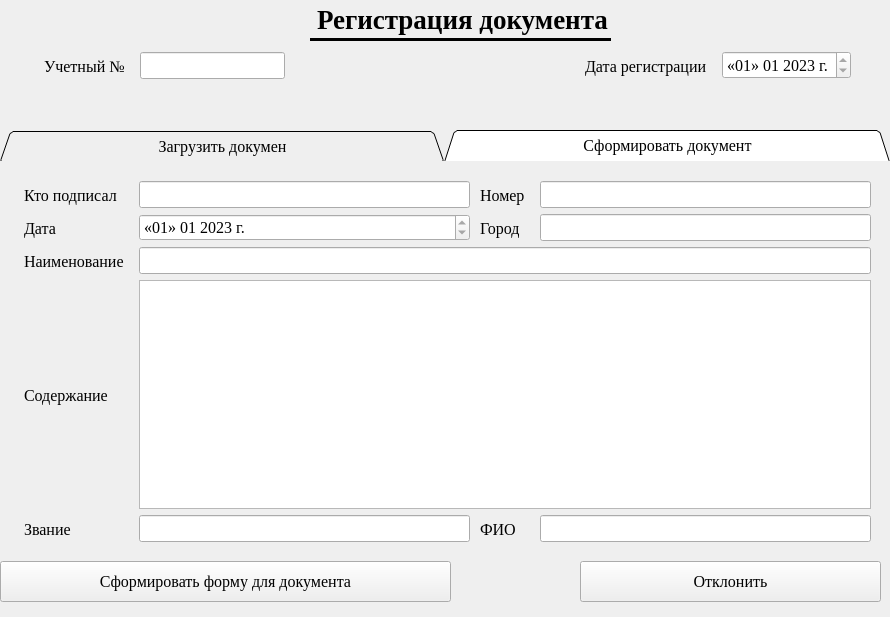
<?xml version="1.0" encoding="UTF-8"?>
<ui version="4.0">
 <class>Form</class>
 <widget class="QWidget" name="Form">
  <property name="geometry">
   <rect>
    <x>0</x>
    <y>0</y>
    <width>890</width>
    <height>617</height>
   </rect>
  </property>
  <property name="windowTitle">
   <string>Form</string>
  </property>
  <widget class="QLabel" name="label_16">
   <property name="geometry">
    <rect>
     <x>310</x>
     <y>0</y>
     <width>301</width>
     <height>41</height>
    </rect>
   </property>
   <property name="font">
    <font>
     <family>Times New Roman</family>
     <pointsize>20</pointsize>
     <weight>75</weight>
     <bold>true</bold>
    </font>
   </property>
   <property name="styleSheet">
    <string notr="true">
border: 3px solid black;
border-left: 0px;
border-right: 0px;
border-top: 0px;</string>
   </property>
   <property name="text">
    <string>Регистрация документа</string>
   </property>
  </widget>
  <widget class="QWidget" name="horizontalLayoutWidget">
   <property name="geometry">
    <rect>
     <x>40</x>
     <y>40</y>
     <width>811</width>
     <height>51</height>
    </rect>
   </property>
   <layout class="QHBoxLayout" name="horizontalLayout">
    <item>
     <widget class="QLabel" name="label_8">
      <property name="font">
       <font>
        <family>Times New Roman</family>
        <pointsize>12</pointsize>
       </font>
      </property>
      <property name="styleSheet">
       <string notr="true">padding: 1 5 0 0;</string>
      </property>
      <property name="text">
       <string>Учетный №</string>
      </property>
     </widget>
    </item>
    <item>
     <widget class="QLineEdit" name="lineEdit_7">
      <property name="font">
       <font>
        <family>Times New Roman</family>
        <pointsize>12</pointsize>
       </font>
      </property>
      <property name="styleSheet">
       <string notr="true"/>
      </property>
      <property name="readOnly">
       <bool>true</bool>
      </property>
     </widget>
    </item>
    <item>
     <spacer name="horizontalSpacer_2">
      <property name="orientation">
       <enum>Qt::Horizontal</enum>
      </property>
      <property name="sizeHint" stdset="0">
       <size>
        <width>40</width>
        <height>20</height>
       </size>
      </property>
     </spacer>
    </item>
    <item>
     <spacer name="horizontalSpacer">
      <property name="orientation">
       <enum>Qt::Horizontal</enum>
      </property>
      <property name="sizeHint" stdset="0">
       <size>
        <width>40</width>
        <height>20</height>
       </size>
      </property>
     </spacer>
    </item>
    <item>
     <widget class="QLabel" name="label_11">
      <property name="font">
       <font>
        <family>Times New Roman</family>
        <pointsize>12</pointsize>
       </font>
      </property>
      <property name="styleSheet">
       <string notr="true">padding: 1 5 0 0;</string>
      </property>
      <property name="text">
       <string>Дата регистрации</string>
      </property>
     </widget>
    </item>
    <item>
     <widget class="QDateEdit" name="dateEdit_2">
      <property name="font">
       <font>
        <family>Times New Roman</family>
        <pointsize>12</pointsize>
       </font>
      </property>
      <property name="dateTime">
       <datetime>
        <hour>0</hour>
        <minute>0</minute>
        <second>0</second>
        <year>2023</year>
        <month>1</month>
        <day>1</day>
       </datetime>
      </property>
      <property name="minimumDateTime">
       <datetime>
        <hour>0</hour>
        <minute>0</minute>
        <second>0</second>
        <year>2022</year>
        <month>1</month>
        <day>1</day>
       </datetime>
      </property>
      <property name="displayFormat">
       <string>«dd» MM yyyy г.</string>
      </property>
     </widget>
    </item>
   </layout>
  </widget>
  <widget class="QTabWidget" name="tabWidget">
   <property name="geometry">
    <rect>
     <x>0</x>
     <y>130</y>
     <width>911</width>
     <height>481</height>
    </rect>
   </property>
   <property name="font">
    <font>
     <family>Times New Roman</family>
     <pointsize>12</pointsize>
     <strikeout>false</strikeout>
     <kerning>true</kerning>
    </font>
   </property>
   <property name="focusPolicy">
    <enum>Qt::TabFocus</enum>
   </property>
   <property name="layoutDirection">
    <enum>Qt::LeftToRight</enum>
   </property>
   <property name="styleSheet">
    <string notr="true">
:tab
{
width: 445px;
}</string>
   </property>
   <property name="tabPosition">
    <enum>QTabWidget::North</enum>
   </property>
   <property name="tabShape">
    <enum>QTabWidget::Triangular</enum>
   </property>
   <property name="currentIndex">
    <number>1</number>
   </property>
   <property name="elideMode">
    <enum>Qt::ElideLeft</enum>
   </property>
   <property name="usesScrollButtons">
    <bool>false</bool>
   </property>
   <property name="documentMode">
    <bool>true</bool>
   </property>
   <property name="tabsClosable">
    <bool>false</bool>
   </property>
   <property name="movable">
    <bool>false</bool>
   </property>
   <property name="tabBarAutoHide">
    <bool>false</bool>
   </property>
   <widget class="QWidget" name="tab">
    <attribute name="title">
     <string>Загрузить докумен</string>
    </attribute>
    <widget class="QPushButton" name="pushButton_4">
     <property name="geometry">
      <rect>
       <x>10</x>
       <y>430</y>
       <width>451</width>
       <height>41</height>
      </rect>
     </property>
     <property name="font">
      <font>
       <family>Times New Roman</family>
       <pointsize>12</pointsize>
      </font>
     </property>
     <property name="text">
      <string>Добавить документ</string>
     </property>
    </widget>
    <widget class="QLabel" name="label_14">
     <property name="geometry">
      <rect>
       <x>40</x>
       <y>90</y>
       <width>811</width>
       <height>31</height>
      </rect>
     </property>
     <property name="font">
      <font>
       <family>Times New Roman</family>
       <pointsize>12</pointsize>
      </font>
     </property>
     <property name="styleSheet">
      <string notr="true">padding: 1 5 0 0;</string>
     </property>
     <property name="frameShadow">
      <enum>QFrame::Plain</enum>
     </property>
     <property name="lineWidth">
      <number>2</number>
     </property>
     <property name="text">
      <string>Документ должен отвечать требованиям требованиям к форме жокумента.</string>
     </property>
    </widget>
    <widget class="QLabel" name="label_15">
     <property name="geometry">
      <rect>
       <x>40</x>
       <y>120</y>
       <width>811</width>
       <height>31</height>
      </rect>
     </property>
     <property name="font">
      <font>
       <family>Times New Roman</family>
       <pointsize>12</pointsize>
      </font>
     </property>
     <property name="styleSheet">
      <string notr="true">padding: 1 5 0 0;</string>
     </property>
     <property name="frameShadow">
      <enum>QFrame::Plain</enum>
     </property>
     <property name="lineWidth">
      <number>2</number>
     </property>
     <property name="text">
      <string>При загрузке окумента будет произведена его проверка.</string>
     </property>
    </widget>
    <widget class="QPushButton" name="pushButton_5">
     <property name="geometry">
      <rect>
       <x>550</x>
       <y>430</y>
       <width>301</width>
       <height>41</height>
      </rect>
     </property>
     <property name="font">
      <font>
       <family>Times New Roman</family>
       <pointsize>12</pointsize>
      </font>
     </property>
     <property name="text">
      <string>Отклонить</string>
     </property>
    </widget>
    <widget class="QWidget" name="horizontalLayoutWidget_2">
     <property name="geometry">
      <rect>
       <x>30</x>
       <y>20</y>
       <width>821</width>
       <height>51</height>
      </rect>
     </property>
     <layout class="QHBoxLayout" name="horizontalLayout_2">
      <item>
       <widget class="QLabel" name="label_12">
        <property name="font">
         <font>
          <family>Times New Roman</family>
          <pointsize>12</pointsize>
         </font>
        </property>
        <property name="styleSheet">
         <string notr="true">padding: 1 5 0 0;</string>
        </property>
        <property name="text">
         <string>Документ</string>
        </property>
       </widget>
      </item>
      <item>
       <widget class="QLineEdit" name="lineEdit_8">
        <property name="font">
         <font>
          <family>Times New Roman</family>
          <pointsize>12</pointsize>
         </font>
        </property>
        <property name="styleSheet">
         <string notr="true"/>
        </property>
        <property name="readOnly">
         <bool>true</bool>
        </property>
       </widget>
      </item>
      <item>
       <widget class="QPushButton" name="pushButton_3">
        <property name="font">
         <font>
          <family>Times New Roman</family>
          <pointsize>12</pointsize>
         </font>
        </property>
        <property name="text">
         <string>Загрузить</string>
        </property>
       </widget>
      </item>
     </layout>
    </widget>
   </widget>
   <widget class="QWidget" name="tab_2">
    <attribute name="title">
     <string>Сформировать документ</string>
    </attribute>
    <widget class="QWidget" name="gridLayoutWidget">
     <property name="geometry">
      <rect>
       <x>20</x>
       <y>20</y>
       <width>851</width>
       <height>361</height>
      </rect>
     </property>
     <layout class="QGridLayout" name="gridLayout">
      <item row="3" column="0">
       <widget class="QLabel" name="label_13">
        <property name="font">
         <font>
          <family>Times New Roman</family>
          <pointsize>12</pointsize>
         </font>
        </property>
        <property name="styleSheet">
         <string notr="true">padding: 1 5 0 0;</string>
        </property>
        <property name="text">
         <string>Содержание</string>
        </property>
       </widget>
      </item>
      <item row="3" column="1" colspan="3">
       <widget class="QTextEdit" name="textEdit"/>
      </item>
      <item row="0" column="3">
       <widget class="QLineEdit" name="lineEdit_2">
        <property name="font">
         <font>
          <family>Times New Roman</family>
          <pointsize>12</pointsize>
         </font>
        </property>
        <property name="styleSheet">
         <string notr="true"/>
        </property>
       </widget>
      </item>
      <item row="2" column="1" colspan="3">
       <widget class="QLineEdit" name="lineEdit_4">
        <property name="font">
         <font>
          <family>Times New Roman</family>
          <pointsize>12</pointsize>
         </font>
        </property>
       </widget>
      </item>
      <item row="0" column="1">
       <widget class="QLineEdit" name="lineEdit">
        <property name="font">
         <font>
          <family>Times New Roman</family>
          <pointsize>12</pointsize>
         </font>
        </property>
        <property name="styleSheet">
         <string notr="true"/>
        </property>
       </widget>
      </item>
      <item row="2" column="0">
       <widget class="QLabel" name="label_5">
        <property name="font">
         <font>
          <family>Times New Roman</family>
          <pointsize>12</pointsize>
         </font>
        </property>
        <property name="styleSheet">
         <string notr="true">padding: 1 5 0 0;</string>
        </property>
        <property name="text">
         <string>Наименование</string>
        </property>
       </widget>
      </item>
      <item row="1" column="0">
       <widget class="QLabel" name="label_3">
        <property name="font">
         <font>
          <family>Times New Roman</family>
          <pointsize>12</pointsize>
         </font>
        </property>
        <property name="styleSheet">
         <string notr="true">padding: 1 5 0 0;</string>
        </property>
        <property name="text">
         <string>Дата</string>
        </property>
       </widget>
      </item>
      <item row="0" column="0">
       <widget class="QLabel" name="label">
        <property name="font">
         <font>
          <family>Times New Roman</family>
          <pointsize>12</pointsize>
         </font>
        </property>
        <property name="styleSheet">
         <string notr="true">padding: 1 5 0 0;</string>
        </property>
        <property name="text">
         <string>Кто подписал</string>
        </property>
       </widget>
      </item>
      <item row="1" column="1">
       <widget class="QDateEdit" name="dateEdit">
        <property name="font">
         <font>
          <family>Times New Roman</family>
          <pointsize>12</pointsize>
         </font>
        </property>
        <property name="dateTime">
         <datetime>
          <hour>0</hour>
          <minute>0</minute>
          <second>0</second>
          <year>2023</year>
          <month>1</month>
          <day>1</day>
         </datetime>
        </property>
        <property name="minimumDateTime">
         <datetime>
          <hour>0</hour>
          <minute>0</minute>
          <second>0</second>
          <year>2022</year>
          <month>1</month>
          <day>1</day>
         </datetime>
        </property>
        <property name="displayFormat">
         <string>«dd» MM yyyy г.</string>
        </property>
       </widget>
      </item>
      <item row="0" column="2">
       <widget class="QLabel" name="label_2">
        <property name="font">
         <font>
          <family>Times New Roman</family>
          <pointsize>12</pointsize>
         </font>
        </property>
        <property name="styleSheet">
         <string notr="true">padding: 1 5 0 0;</string>
        </property>
        <property name="text">
         <string>Номер</string>
        </property>
       </widget>
      </item>
      <item row="4" column="0">
       <widget class="QLabel" name="label_6">
        <property name="font">
         <font>
          <family>Times New Roman</family>
          <pointsize>12</pointsize>
         </font>
        </property>
        <property name="styleSheet">
         <string notr="true">padding: 1 5 0 0;</string>
        </property>
        <property name="text">
         <string>Звание</string>
        </property>
       </widget>
      </item>
      <item row="4" column="1">
       <widget class="QLineEdit" name="lineEdit_5">
        <property name="font">
         <font>
          <family>Times New Roman</family>
          <pointsize>12</pointsize>
         </font>
        </property>
       </widget>
      </item>
      <item row="1" column="2">
       <widget class="QLabel" name="label_4">
        <property name="font">
         <font>
          <family>Times New Roman</family>
          <pointsize>12</pointsize>
         </font>
        </property>
        <property name="styleSheet">
         <string notr="true">padding: 1 5 0 0;</string>
        </property>
        <property name="text">
         <string>Город</string>
        </property>
       </widget>
      </item>
      <item row="1" column="3">
       <widget class="QLineEdit" name="lineEdit_3">
        <property name="font">
         <font>
          <family>Times New Roman</family>
          <pointsize>12</pointsize>
         </font>
        </property>
       </widget>
      </item>
      <item row="4" column="2">
       <widget class="QLabel" name="label_7">
        <property name="font">
         <font>
          <family>Times New Roman</family>
          <pointsize>12</pointsize>
         </font>
        </property>
        <property name="styleSheet">
         <string notr="true">padding: 1 5 0 0;</string>
        </property>
        <property name="text">
         <string>ФИО</string>
        </property>
       </widget>
      </item>
      <item row="4" column="3">
       <widget class="QLineEdit" name="lineEdit_6">
        <property name="font">
         <font>
          <family>Times New Roman</family>
          <pointsize>12</pointsize>
         </font>
        </property>
       </widget>
      </item>
     </layout>
    </widget>
    <widget class="QPushButton" name="pushButton_2">
     <property name="geometry">
      <rect>
       <x>580</x>
       <y>400</y>
       <width>301</width>
       <height>41</height>
      </rect>
     </property>
     <property name="font">
      <font>
       <family>Times New Roman</family>
       <pointsize>12</pointsize>
      </font>
     </property>
     <property name="text">
      <string>Отклонить</string>
     </property>
    </widget>
    <widget class="QPushButton" name="pushButton">
     <property name="geometry">
      <rect>
       <x>0</x>
       <y>400</y>
       <width>451</width>
       <height>41</height>
      </rect>
     </property>
     <property name="font">
      <font>
       <family>Times New Roman</family>
       <pointsize>12</pointsize>
      </font>
     </property>
     <property name="text">
      <string>Сформировать форму для документа</string>
     </property>
    </widget>
   </widget>
  </widget>
 </widget>
 <resources/>
 <connections/>
</ui>
